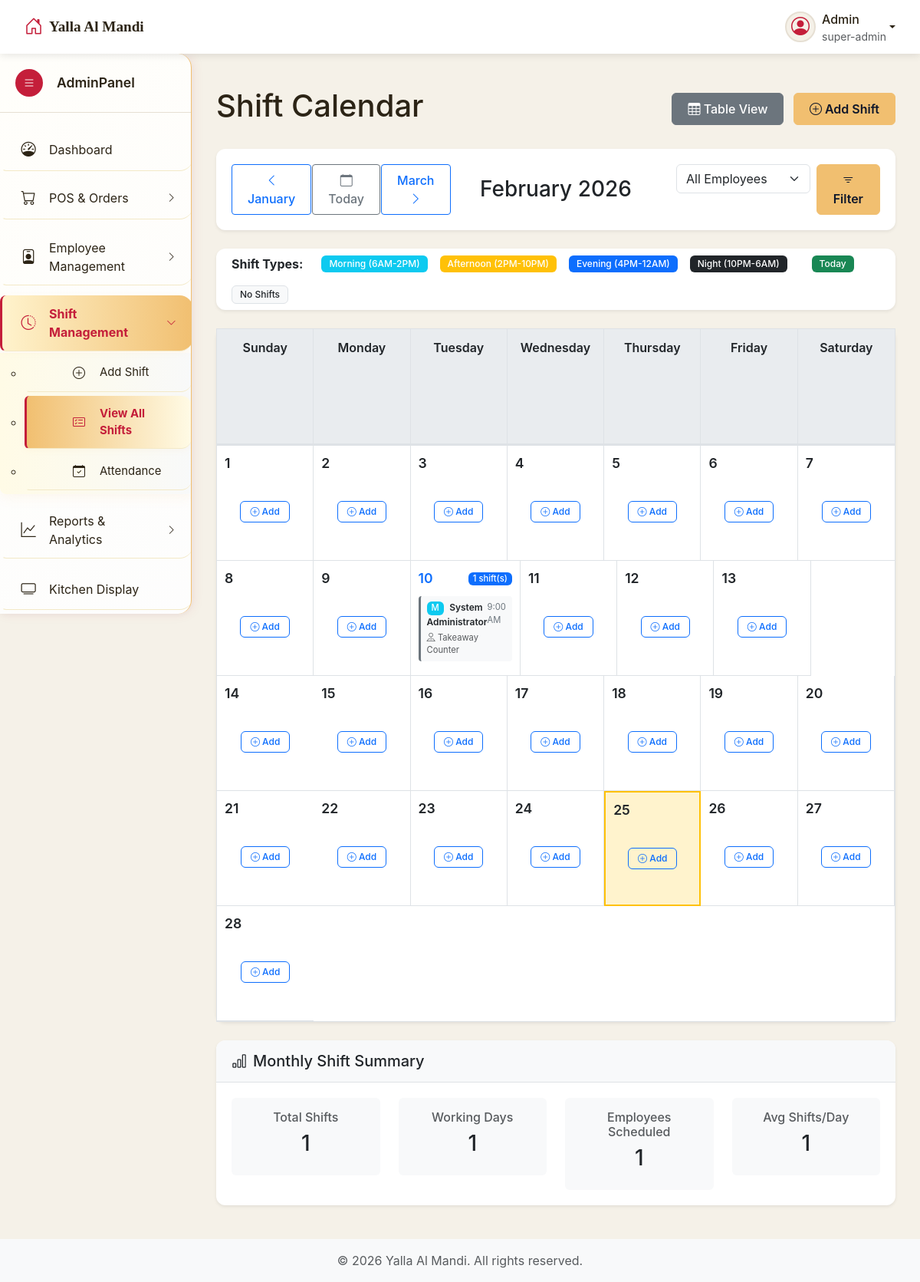
The page /admin/shifts.php?source=calendar_view (signed in) on the database its author committed.
### tables this page shows
CREATE TABLE `shifts` (
  `id` int NOT NULL,
  `employee_id` int NOT NULL,
  `shift_date` date NOT NULL,
  `shift_type` enum('morning','afternoon','evening','night') NOT NULL,
  `start_time` time NOT NULL,
  `end_time` time NOT NULL,
  `location` varchar(100) DEFAULT NULL,
  `notes` text,
  `is_active` tinyint(1) DEFAULT '1',
  `created_at` timestamp NOT NULL DEFAULT CURRENT_TIMESTAMP,
  `updated_at` timestamp NOT NULL DEFAULT CURRENT_TIMESTAMP ON UPDATE CURRENT_TIMESTAMP
);

CREATE TABLE `users` (
  `id` int NOT NULL,
  `username` varchar(50) NOT NULL,
  `employee_id` varchar(50) DEFAULT NULL,
  `email` varchar(100) NOT NULL,
  `password_hash` varchar(255) NOT NULL,
  `full_name` varchar(100) DEFAULT NULL,
  `phone` varchar(20) DEFAULT NULL,
  `role` enum('customer','admin','super-admin','employee') DEFAULT 'customer',
  `is_active` tinyint(1) DEFAULT '1',
  `created_at` timestamp NOT NULL DEFAULT CURRENT_TIMESTAMP,
  `updated_at` timestamp NOT NULL DEFAULT CURRENT_TIMESTAMP ON UPDATE CURRENT_TIMESTAMP,
  `last_login` timestamp NULL DEFAULT NULL,
  `reset_token` varchar(255) DEFAULT NULL,
  `reset_token_expiry` timestamp NULL DEFAULT NULL,
  `address` text,
  `preferred_branch` int DEFAULT '1',
  `loyalty_points` int DEFAULT '0',
  `last_order_date` date DEFAULT NULL,
  `position` varchar(100) DEFAULT NULL,
  `department` varchar(100) DEFAULT NULL,
  `salary` decimal(10,2) DEFAULT '0.00',
  `hire_date` date DEFAULT NULL
);

### admin/includes/shift_calendar.php (the view, shortened to what this page needs)
<?php
$month = isset($_GET['month']) ? intval($_GET['month']) : intval(date('m'));
$year = isset($_GET['year']) ? intval($_GET['year']) : intval(date('Y'));
$first_day = mktime(0,0,0,$month,1,$year);
$days_in_month = date('t', $first_day);
$today = date('Y-m-d');
$shift_query = "SELECT s.shift_date, s.employee_id, s.shift_type, s.start_time, s.end_time,
                       s.location, s.is_active, s.id, u.full_name, u.position
                FROM shifts s
                JOIN users u ON s.employee_id = u.id
                WHERE s.shift_date BETWEEN ? AND ?
                AND s.is_active = 1";
$params = [date('Y-m-01', $first_day), date('Y-m-t', $first_day)];
$types = "ss";
$shift_query .= " ORDER BY s.shift_date, s.start_time";
$stmt = $connection->prepare($shift_query);
$stmt->bind_param($types, ...$params);
$stmt->execute();
$shifts_result = $stmt->get_result();
$shifts_by_date = [];
while ($shift = $shifts_result->fetch_assoc()) {
    $date = $shift['shift_date'];
    if (!isset($shifts_by_date[$date])) {
        $shifts_by_date[$date] = [];
    }
    $shifts_by_date[$date][] = $shift;
}
$prev_month = $month - 1;
$prev_year = $year;
$next_month = $month + 1;
$next_year = $year;
$month_names = [
    1 => 'January', 2 => 'February', 3 => 'March', 4 => 'April',
    5 => 'May', 6 => 'June', 7 => 'July', 8 => 'August',
    9 => 'September', 10 => 'October', 11 => 'November', 12 => 'December'
];
$nav_params = '';
?>
<div class="main-content" id="mainContent">
    <div class="container-fluid">
        <div class="d-flex justify-content-between align-items-center mb-4">
            <h1 class="page-title">Shift Calendar</h1>
            <div>
                <a href="shifts.php" class="btn btn-secondary me-2">
                    <i class="bi bi-table"></i> Table View
                </a>
                <a href="shifts.php?source=add_shift" class="btn btn-primary">
                    <i class="bi bi-plus-circle"></i> Add Shift
                </a>
            </div>
        </div>
        <div class="card shadow-sm mb-4">
            <div class="card-body">
                <div class="row align-items-center">
                    <div class="col-md-4 mb-2 mb-md-0">
                        <div class="btn-group" role="group">
                            <a href="shifts.php?source=calendar_view&month=<?php echo $prev_month; ?>&year=<?php echo $prev_year; ?><?php echo $nav_params; ?>"
                               class="btn btn-outline-primary">
                                <i class="bi bi-chevron-left"></i> <?php echo $month_names[$prev_month]; ?>
                            </a>
                            <a href="shifts.php?source=calendar_view&month=<?php echo date('m'); ?>&year=<?php echo date('Y'); ?><?php echo $nav_params; ?>"
                               class="btn btn-outline-secondary">
                                <i class="bi bi-calendar"></i> Today
                            </a>
                            <a href="shifts.php?source=calendar_view&month=<?php echo $next_month; ?>&year=<?php echo $next_year; ?><?php echo $nav_params; ?>"
                               class="btn btn-outline-primary">
                                <?php echo $month_names[$next_month]; ?> <i class="bi bi-chevron-right"></i>
                            </a>
                        </div>
                    </div>
                    <div class="col-md-4 mb-2 mb-md-0">
                        <h3 class="text-center mb-0"><?php echo $month_names[$month] . ' ' . $year; ?></h3>
                    </div>
                    <div class="col-md-4">
                        <form method="GET" action="" class="row g-2">
                            <div class="col-8">
                                <select class="form-select" name="employee">
                                    <option value="0">All Employees</option>
                                </select>
                            </div>
                            <div class="col-4">
                                <button type="submit" class="btn btn-primary w-100">
                                    <i class="bi bi-filter"></i> Filter
                                </button>
                            </div>
                        </form>
                    </div>
                </div>
            </div>
        </div>
        <div class="card shadow-sm mb-4">
            <div class="card-body py-2">
                <div class="d-flex flex-wrap gap-3 align-items-center">
                    <span class="me-2"><strong>Shift Types:</strong></span>
                    <span class="badge bg-info">Morning (6AM-2PM)</span>
                    <span class="badge bg-warning">Afternoon (2PM-10PM)</span>
                    <span class="badge bg-primary">Evening (4PM-12AM)</span>
                    <span class="badge bg-dark">Night (10PM-6AM)</span>
                    <span class="badge bg-success ms-3">Today</span>
                    <span class="badge bg-light text-dark border">No Shifts</span>
                </div>
            </div>
        </div>
        <div class="card shadow-sm">
            <div class="card-body p-0">
                <div class="calendar-grid">
                    <div class="calendar-row header">
                        <div class="calendar-cell day-header">Sunday</div>
                        <div class="calendar-cell day-header">Monday</div>
                        <div class="calendar-cell day-header">Tuesday</div>
                        <div class="calendar-cell day-header">Wednesday</div>
                        <div class="calendar-cell day-header">Thursday</div>
                        <div class="calendar-cell day-header">Friday</div>
                        <div class="calendar-cell day-header">Saturday</div>
                    </div>
                    <div class="calendar-row">
                        <?php
                        for ($day = 1; $day <= $days_in_month; $day++):
                            $date = sprintf('%04d-%02d-%02d', $year, $month, $day);
                            $is_today = ($date == $today);
                            $cell_class = 'calendar-cell';
                            if ($is_today) $cell_class .= ' today';
                            $has_shifts = isset($shifts_by_date[$date]);
                            $shift_count = $has_shifts ? count($shifts_by_date[$date]) : 0;
                        ?>
                            <div class="<?php echo $cell_class; ?>">
                                <div class="calendar-date <?php echo $has_shifts ? 'has-shifts' : ''; ?>">
                                    <span class="date-number"><?php echo $day; ?></span>
                                    <?php if ($has_shifts): ?>
                                        <span class="shift-count badge bg-primary">
                                            <?php echo $shift_count; ?> shift(s)
                                        </span>
                                    <?php endif; ?>
                                </div>
                                <?php if ($has_shifts): ?>
                                    <div class="calendar-shifts">
                                        <?php foreach ($shifts_by_date[$date] as $shift): ?>
                                            <?php
                                            $type_class = '';
                                            switch($shift['shift_type']) {
                                                case 'morning': $type_class = 'bg-info'; break;
                                            }
                                            ?>
                                            <div class="shift-item" onclick="location.href='shifts.php?source=view_shift&id=<?php echo $shift['id']; ?>'">
                                                <div class="d-flex justify-content-between align-items-start">
                                                    <div>
                                                        <span class="badge <?php echo $type_class; ?> shift-badge">
                                                            <?php echo strtoupper(substr($shift['shift_type'], 0, 1)); ?>
                                                        </span>
                                                        <span class="shift-employee">
                                                            <?php echo htmlspecialchars($shift['full_name']); ?>
                                                        </span>
                                                    </div>
                                                    <small class="shift-time">
                                                        <?php echo date('g:i A', strtotime($shift['start_time'])); ?>
                                                    </small>
                                                </div>
                                                <small class="shift-location text-muted d-block">
                                                    <i class="bi bi-pin-map"></i> <?php echo htmlspecialchars($shift['location']); ?>
                                                </small>
                                            </div>
                                        <?php endforeach; ?>
                                    </div>
                                <?php else: ?>
                                    <div class="calendar-shifts no-shifts">
                                        <a href="shifts.php?source=add_shift&date=<?php echo $date; ?>"
                                           class="btn btn-sm btn-outline-primary add-shift-btn">
                                            <i class="bi bi-plus-circle"></i> Add
                                        </a>
                                    </div>
                                <?php endif; ?>
                            </div>
                        <?php endfor; ?>
                    </div>
                </div>
            </div>
        </div>
        <div class="card shadow-sm mt-4">
            <div class="card-header">
                <h5 class="mb-0"><i class="bi bi-bar-chart me-2"></i>Monthly Shift Summary</h5>
            </div>
            <div class="card-body">
                <?php
                $total_shifts = array_sum(array_map('count', $shifts_by_date));
                $total_days = count($shifts_by_date);
                $unique_employees = [];
                foreach ($shifts_by_date as $shifts) {
                    foreach ($shifts as $shift) {
                        $unique_employees[$shift['employee_id']] = true;
                    }
                }
                $employee_count = count($unique_employees);
                $avg_shifts = $total_days > 0 ? round($total_shifts / $total_days, 1) : 0;
                ?>
                <div class="row">
                    <div class="col-md-3">
                        <div class="text-center p-3 bg-light rounded">
                            <h6 class="text-muted">Total Shifts</h6>
                            <h3><?php echo $total_shifts; ?></h3>
                        </div>
                    </div>
                    <div class="col-md-3">
                        <div class="text-center p-3 bg-light rounded">
                            <h6 class="text-muted">Working Days</h6>
                            <h3><?php echo $total_days; ?></h3>
                        </div>
                    </div>
                    <div class="col-md-3">
                        <div class="text-center p-3 bg-light rounded">
                            <h6 class="text-muted">Employees Scheduled</h6>
                            <h3><?php echo $employee_count; ?></h3>
                        </div>
                    </div>
                    <div class="col-md-3">
                        <div class="text-center p-3 bg-light rounded">
                            <h6 class="text-muted">Avg Shifts/Day</h6>
                            <h3><?php echo $avg_shifts; ?></h3>
                        </div>
                    </div>
                </div>
            </div>
        </div>
    </div>
</div>

### rows shown on the page
shifts: shift_type "M", employee.full_name "System Administrator", start_time "9:00 AM", location "Takeaway Counter"

### other values the page prints
$current_user['username'] "Admin"
$_SESSION['role'] "super-admin"
$month_names[$prev_month] "January"
$month_names[$next_month] "March"
$month_names[$month] "February"
$year "2026"
$shift_count "1"
$total_shifts "1"
$total_days "1"
$employee_count "1"
$avg_shifts "1"
